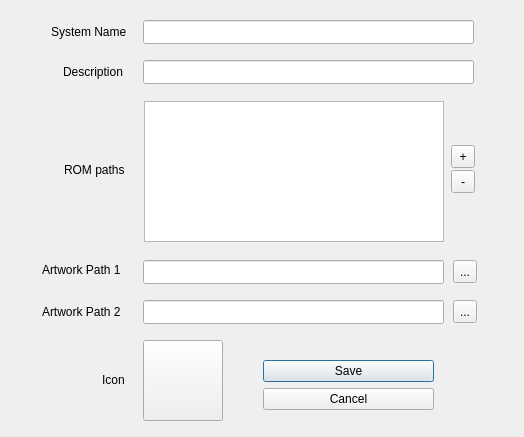
<?xml version="1.0" encoding="UTF-8"?>
<ui version="4.0">
 <class>SystemConfig</class>
 <widget class="QDialog" name="SystemConfig">
  <property name="geometry">
   <rect>
    <x>0</x>
    <y>0</y>
    <width>524</width>
    <height>437</height>
   </rect>
  </property>
  <property name="windowTitle">
   <string>System Configuration</string>
  </property>
  <widget class="QDialogButtonBox" name="buttonBox">
   <property name="geometry">
    <rect>
     <x>263</x>
     <y>360</y>
     <width>171</width>
     <height>51</height>
    </rect>
   </property>
   <property name="orientation">
    <enum>Qt::Vertical</enum>
   </property>
   <property name="standardButtons">
    <set>QDialogButtonBox::Cancel|QDialogButtonBox::Save</set>
   </property>
  </widget>
  <widget class="QLabel" name="label">
   <property name="geometry">
    <rect>
     <x>51</x>
     <y>24</y>
     <width>81</width>
     <height>16</height>
    </rect>
   </property>
   <property name="text">
    <string>System Name</string>
   </property>
  </widget>
  <widget class="QLabel" name="label_2">
   <property name="geometry">
    <rect>
     <x>63</x>
     <y>64</y>
     <width>71</width>
     <height>16</height>
    </rect>
   </property>
   <property name="text">
    <string>Description</string>
   </property>
  </widget>
  <widget class="QLineEdit" name="nameEdit">
   <property name="geometry">
    <rect>
     <x>143</x>
     <y>20</y>
     <width>331</width>
     <height>24</height>
    </rect>
   </property>
  </widget>
  <widget class="QLineEdit" name="descEdit">
   <property name="geometry">
    <rect>
     <x>143</x>
     <y>60</y>
     <width>331</width>
     <height>24</height>
    </rect>
   </property>
  </widget>
  <widget class="QLabel" name="label_5">
   <property name="geometry">
    <rect>
     <x>102</x>
     <y>372</y>
     <width>31</width>
     <height>16</height>
    </rect>
   </property>
   <property name="text">
    <string>Icon</string>
   </property>
  </widget>
  <widget class="QPushButton" name="iconButton">
   <property name="geometry">
    <rect>
     <x>143</x>
     <y>340</y>
     <width>80</width>
     <height>81</height>
    </rect>
   </property>
   <property name="text">
    <string/>
   </property>
  </widget>
  <widget class="QTableWidget" name="altRomPathTable">
   <property name="geometry">
    <rect>
     <x>144</x>
     <y>101</y>
     <width>300</width>
     <height>141</height>
    </rect>
   </property>
   <property name="rowCount">
    <number>0</number>
   </property>
   <property name="columnCount">
    <number>2</number>
   </property>
   <attribute name="horizontalHeaderVisible">
    <bool>false</bool>
   </attribute>
   <attribute name="horizontalHeaderDefaultSectionSize">
    <number>144</number>
   </attribute>
   <attribute name="verticalHeaderVisible">
    <bool>false</bool>
   </attribute>
   <attribute name="verticalHeaderDefaultSectionSize">
    <number>30</number>
   </attribute>
   <column/>
   <column/>
  </widget>
  <widget class="QLabel" name="label_6">
   <property name="geometry">
    <rect>
     <x>64</x>
     <y>160</y>
     <width>71</width>
     <height>20</height>
    </rect>
   </property>
   <property name="text">
    <string>ROM paths</string>
   </property>
  </widget>
  <widget class="QToolButton" name="addRomPath">
   <property name="geometry">
    <rect>
     <x>451</x>
     <y>145</y>
     <width>24</width>
     <height>23</height>
    </rect>
   </property>
   <property name="text">
    <string>+</string>
   </property>
  </widget>
  <widget class="QToolButton" name="delRomPath">
   <property name="geometry">
    <rect>
     <x>451</x>
     <y>170</y>
     <width>24</width>
     <height>23</height>
    </rect>
   </property>
   <property name="text">
    <string>-</string>
   </property>
  </widget>
  <widget class="QLineEdit" name="artPath1Edit">
   <property name="geometry">
    <rect>
     <x>143</x>
     <y>260</y>
     <width>301</width>
     <height>24</height>
    </rect>
   </property>
  </widget>
  <widget class="QToolButton" name="artPath1Button">
   <property name="geometry">
    <rect>
     <x>453</x>
     <y>260</y>
     <width>24</width>
     <height>23</height>
    </rect>
   </property>
   <property name="text">
    <string>...</string>
   </property>
  </widget>
  <widget class="QLineEdit" name="artPath2Edit">
   <property name="geometry">
    <rect>
     <x>143</x>
     <y>300</y>
     <width>301</width>
     <height>24</height>
    </rect>
   </property>
  </widget>
  <widget class="QToolButton" name="artPath2Button">
   <property name="geometry">
    <rect>
     <x>453</x>
     <y>300</y>
     <width>24</width>
     <height>23</height>
    </rect>
   </property>
   <property name="text">
    <string>...</string>
   </property>
  </widget>
  <widget class="QLabel" name="label_3">
   <property name="geometry">
    <rect>
     <x>42</x>
     <y>260</y>
     <width>91</width>
     <height>20</height>
    </rect>
   </property>
   <property name="text">
    <string>Artwork Path 1</string>
   </property>
  </widget>
  <widget class="QLabel" name="label_4">
   <property name="geometry">
    <rect>
     <x>42</x>
     <y>302</y>
     <width>91</width>
     <height>20</height>
    </rect>
   </property>
   <property name="text">
    <string>Artwork Path 2</string>
   </property>
  </widget>
 </widget>
 <resources/>
 <connections>
  <connection>
   <sender>buttonBox</sender>
   <signal>accepted()</signal>
   <receiver>SystemConfig</receiver>
   <slot>accept()</slot>
   <hints>
    <hint type="sourcelabel">
     <x>248</x>
     <y>254</y>
    </hint>
    <hint type="destinationlabel">
     <x>157</x>
     <y>274</y>
    </hint>
   </hints>
  </connection>
  <connection>
   <sender>buttonBox</sender>
   <signal>rejected()</signal>
   <receiver>SystemConfig</receiver>
   <slot>reject()</slot>
   <hints>
    <hint type="sourcelabel">
     <x>316</x>
     <y>260</y>
    </hint>
    <hint type="destinationlabel">
     <x>286</x>
     <y>274</y>
    </hint>
   </hints>
  </connection>
 </connections>
</ui>
